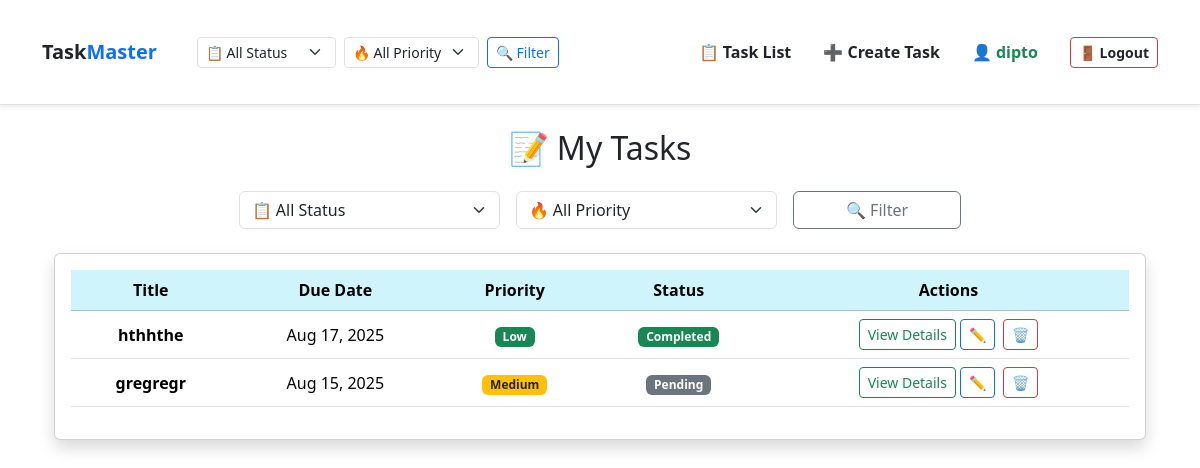
The app's page / (signed in) with its own data.
### tasks/models.py (models this page shows, shortened)
class Task(models.Model):
    PRIORITY_CHOICES = [
        ('low', 'Low'),
        ('medium', 'Medium'),
        ('high', 'High'),
    ]
    user = models.ForeignKey(User, on_delete=models.CASCADE)
    title = models.CharField(max_length=255)
    description = models.TextField(blank=True)
    due_date = models.DateField()
    priority = models.CharField(max_length=10, choices=PRIORITY_CHOICES, default='medium')
    completed = models.BooleanField(default=False)
    def is_overdue(self):
        return not self.completed and self.due_date < timezone.now().date()

### tasks/views.py (the view)
# urls.py: path('', views.task_list, name='task-list'),
@login_required(login_url='tasks:login')
def task_list(request):
    tasks = Task.objects.filter(user=request.user)
    status = request.GET.get('status')
    priority = request.GET.get('priority')
    if status == 'completed':
        tasks = tasks.filter(completed=True)
    elif status == 'pending':
        tasks = tasks.filter(completed=False)
    if priority in ['low', 'medium', 'high']:
        tasks = tasks.filter(priority=priority)
    context = {'tasks': tasks, 'status': status, 'priority': priority}
    return render(request, 'tasks/task_list.html', context)

### tasks/templates/tasks/task_list.html (shortened to what this page needs)
{% extends "tasks/base.html" %}
{% block content %}
<div class="container mt-4">
  <h2 class="mb-4 text-center">📝 My Tasks</h2>
  <form method="get" class="row g-3 justify-content-center mb-4">
    <div class="col-md-3">
      <select name="status" class="form-select">
        <option value="">📋 All Status</option>
      </select>
    </div>
    <div class="col-md-3">
      <select name="priority" class="form-select">
        <option value="">🔥 All Priority</option>
      </select>
    </div>
    <div class="col-md-2">
      <button type="submit" class="btn btn-outline-secondary w-100">🔍 Filter</button>
    </div>
  </form>
  <div class="card shadow">
    <div class="card-body">
      <table class="table table-hover align-middle">
        <thead class="table-info text-center">
          <tr>
            <th>Title</th>
            <th>Due Date</th>
            <th>Priority</th>
            <th>Status</th>
            <th>Actions</th>
          </tr>
        </thead>
        <tbody>
          {% for task in tasks %}
            <tr class="text-center {% if task.is_overdue %}table-danger{% endif %}">
              <td class="fw-bold">{{ task.title }}</td>
              <td>{{ task.due_date|date:"M d, Y" }}</td>
              <td>
                {% if task.priority == "high" %}
                  <span class="badge bg-danger">High</span>
                {% elif task.priority == "medium" %}
                  <span class="badge bg-warning text-dark">Medium</span>
                {% else %}
                  <span class="badge bg-success">Low</span>
                {% endif %}
              </td>
              <td>
                {% if task.completed %}
                  <span class="badge bg-success">Completed</span>
                {% else %}
                  <span class="badge bg-secondary">Pending</span>
                {% endif %}
              </td>
              <td>
                <a href="{% url 'tasks:task-detail' task.pk %}" class="btn btn-outline-success btn-sm">View Details</a>
                <a href="{% url 'tasks:task-update' task.pk %}" class="btn btn-sm btn-outline-primary me-1" title="Edit Task">✏️</a>
                <a href="{% url 'tasks:task-delete' task.pk %}" class="btn btn-sm btn-outline-danger" title="Delete Task">🗑️</a>
              </td>
            </tr>
          {% empty %}
            <tr>
              <td colspan="5" class="text-center text-muted py-4">No tasks found. ✅</td>
            </tr>
          {% endfor %}
        </tbody>
      </table>
    </div>
  </div>
</div>
{% endblock %}

### tasks/templates/tasks/navbar.html (shortened to what this page needs)
{% load static %}
<nav class="navbar navbar-expand-lg navbar-light bg-white shadow-sm border-bottom py-3">
  <div class="container">
    <a class="navbar-brand fw-bold text-primary" href="{% url 'tasks:task-list' %}">
       <span class="text-dark">Task</span><span class="text-primary">Master</span>
    </a>
    <div class="collapse navbar-collapse" id="navbarContent">
      {% if user.is_authenticated %}
      <form class="d-flex align-items-center gap-2 ms-4" method="get" action="{% url 'tasks:task-list' %}">
        <div>
          <select name="status" class="form-select form-select-sm">
            <option value="">📋 All Status</option>
          </select>
        </div>
        <div>
          <select name="priority" class="form-select form-select-sm">
            <option value="">🔥 All Priority</option>
          </select>
        </div>
        <button type="submit" class="btn btn-outline-primary btn-sm">🔍 Filter</button>
      </form>
      {% endif %}
      <ul class="navbar-nav ms-auto align-items-center gap-3">
        {% if user.is_authenticated %}
        <li class="nav-item">
          <a class="nav-link text-dark fw-bold" href="{% url 'tasks:task-list' %}">📋 Task List</a>
        </li>
        <li class="nav-item">
          <a class="nav-link text-dark fw-bold" href="{% url 'tasks:task-create' %}">➕ Create Task</a>
        </li>
        {% endif %}
      </ul>
      {% if user.is_authenticated %}
      <ul class="navbar-nav align-items-center gap-3 ms-4">
        <li class="nav-item">
          <span class="navbar-text fw-bold text-success">👤 {{ user.username }}</span>
        </li><br><br><br>
        <li class="nav-item">
          <form method="post" action="{% url 'tasks:logout' %}">
            <button class="btn btn-outline-danger btn-sm text-dark fw-bold" type="submit">🚪 Logout</button>
          </form>
        </li>
      </ul>
      {% endif %}
    </div>
  </div>
</nav>

### records on screen
Task: title "hthhthe", due_date "Aug 17, 2025", priority "Low", completed "Completed"
Task: title "gregregr", due_date "Aug 15, 2025", priority "Medium", completed "Pending"

### other values on screen
{{ user.username }} "dipto"
